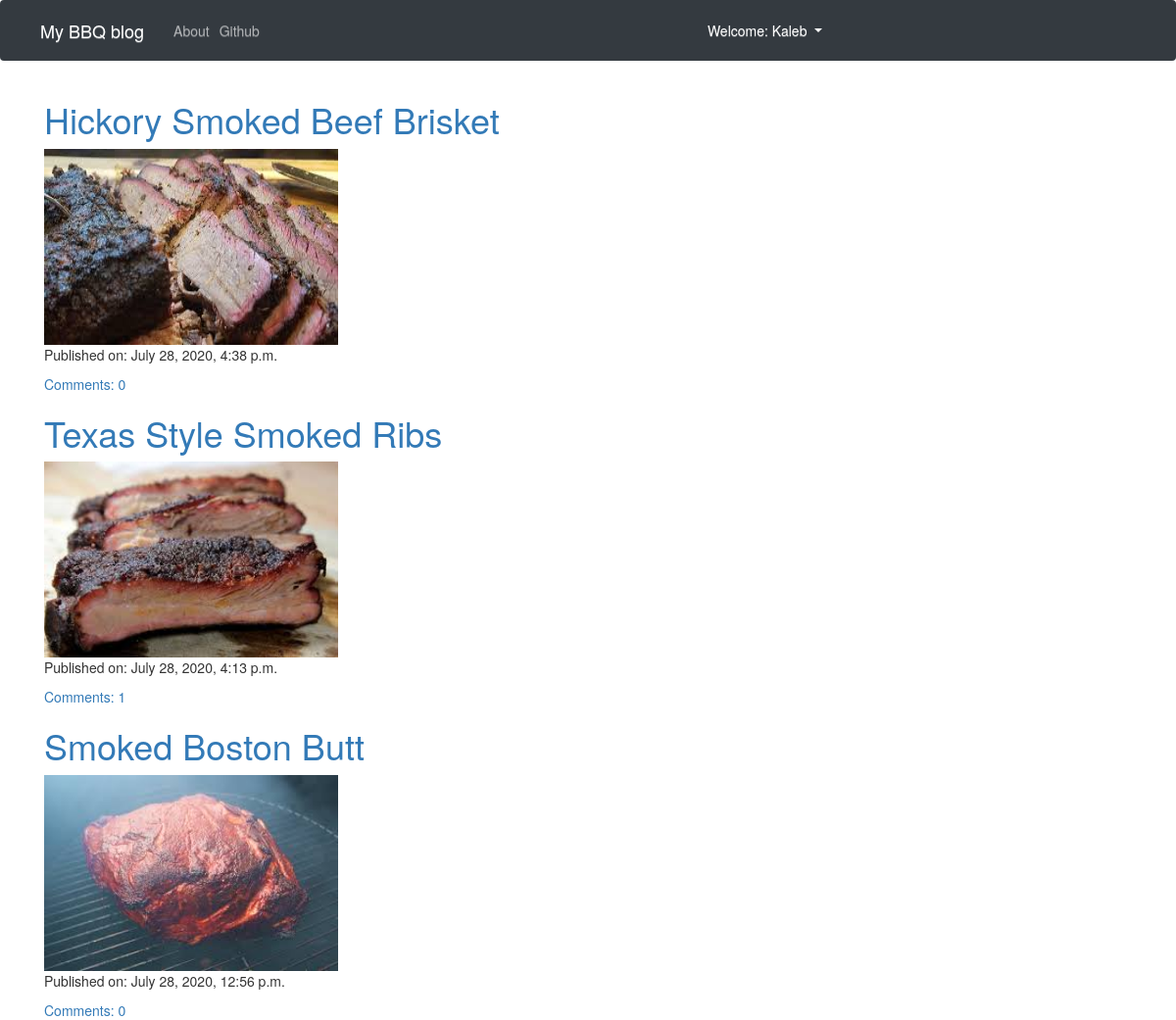
The app's page / (signed in) with its own data.
### blog/models.py (models this page shows, shortened)
class Post(models.Model):
    author = models.ForeignKey('auth.User',on_delete=models.PROTECT)
    title = models.CharField(max_length = 200)
    text = models.TextField()
    photo = models.ImageField(upload_to='images/')
    create_date = models.DateTimeField(default = timezone.now)
    published_date = models.DateTimeField(blank=True,null=True)
    def approve_comments(self):
        return self.comments.filter(approved_comment=True)
    @property
    def photo_url(self):
        if self.photo and hasattr(self.photo, 'url'):
            return self.photo.url

### blog/views.py (the view)
# urls.py: path('',views.PostListView.as_view(),name='post_list'),
class PostListView(ListView):
    model = Post
    def get_queryset(self):
        return Post.objects.filter(published_date__lte=timezone.now()).order_by('-published_date')

### blog/templates/blog/post_list.html
{% extends "blog/base.html" %}
{% block content %}
<div class="centerstage">
  {% for post in post_list %}
  <div class="post">
    <h1><a id="post_title" class="particletext fire" href="{% url 'post_detail' pk=post.pk%}">{{post.title}}</a></h1>
    {% if post.photo %}
    <a href="{% url 'post_detail' pk=post.pk%}">
    <img src="{{ post.photo_url|default_if_none:'#' }}" height="200" width="300" />
    </a>
    {% endif %}
    <div class="date">
      <p>Published on: {{ post.published_date }}</p>
    </div>
    <a href="{% url 'post_detail' pk=post.pk %}">Comments: {{ post.approve_comments.count }}</a>
  </div>
  {% endfor %}
</div>
{% endblock %}

### blog/templates/blog/base.html (shortened to what this page needs)
<!DOCTYPE html>
{% load sass_tags %}
{% load static %}
<html lang="en" dir="ltr">
  <head>
    <link rel="stylesheet" href="https://maxcdn.bootstrapcdn.com/bootstrap/4.0.0/css/bootstrap.min.css">
    <link rel="stylesheet" href="https://maxcdn.bootstrapcdn.com/bootstrap/3.3.7/css/bootstrap.min.css">
    <link rel="stylesheet" href="https://maxcdn.bootstrapcdn.com/bootstrap/3.3.7/css/bootstrap-theme.min.css">
    <link rel="stylesheet" href="//cdn.jsdelivr.net/medium-editor/latest/css/medium-editor.min.css" type="text/css" media="screen" charset="utf-8">
    <link rel="stylesheet" href="{% sass_src  'css/blog.css' %}">
    <link rel="stylesheet" href="{% sass_src  'scss/blog.scss' %}">
  </head>
  <body >
    <nav class="navbar navbar-expand-md navbar-dark bg-dark techfont">
      <div class="navbar-collapse collapse w-100 order-1 order-md-0 dual-collapse2">
          <ul class="navbar-nav mr-auto">
            <li>
              <a class="navbar-brand bigbrand" href="{% url 'post_list' %}">My BBQ blog</a>
          </li>
           <li class="nav-item">
          <a class="nav-link" href="{% url 'about'%}">About</a>
          </li>
          <li class="nav-item">
          <a class = "nav-link" href="https://github.com/kalebhod">Github</a>
          </li>
        </ul>
          {% if user.is_authenticated %}
            <ul class="navbar-nav ml-auto w-50 justify-content-end">
              <li class="nav-item dropdown nav-item active">
               <a class="nav-link dropdown-toggle" href="#" id="navbardrop" data-toggle="dropdown">
                 Welcome: {{ user.username }}
               </a>
             </li>
          </ul>
            {% else %}
            <ul class="navbar-nav ml-auto w-50 justify-content-end">
            <li class="nav-item active">
            <a class='nav-link' href="{% url 'login' %}" ><span class="glyphicon glyphicon-user"></span></a>
            </li>
             </ul>
          {% endif %}
    </div>
  </nav>
          <div class="content container">
              <div class="row">
                  <div class="col-md-8">
                    <div class="blog_posts">
                      {% block content %}
                      {% endblock %}
                    </div>
                  </div>
              </div>
          </div>
  </body>
</html>

### records on screen
Post: title "Hickory Smoked Beef Brisket", photo_url (picture), published_date "July 28, 2020, 4:38 p.m.", approve_comments.count "0"
Post: title "Texas Style Smoked Ribs", photo_url (picture), published_date "July 28, 2020, 4:13 p.m.", approve_comments.count "1"
Post: title "Smoked Boston Butt", photo_url (picture), published_date "July 28, 2020, 12:56 p.m.", approve_comments.count "0"

### other values on screen
{{ user.username }} "Kaleb"
